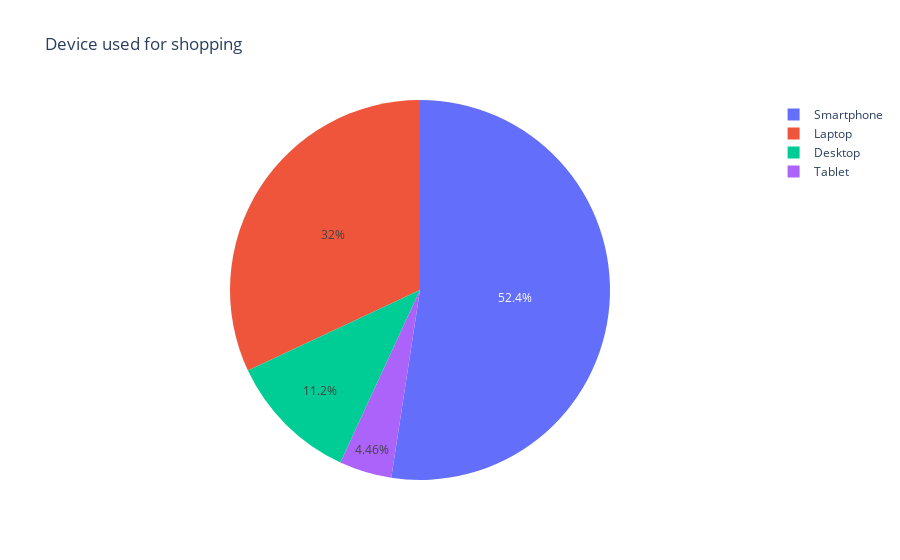

The cell this chart's notebook holds for it:
### Code cell
#Analysis of customers devise usage for online shopping:
plt.figure(figsize = (18,6))
sns.countplot(x ='8Whichdevicedoyouusetoaccesstheonlineshopping?', data = data)
plt.title('Analysis of Customer according device used ')
plt.show()
fig = px.pie(data, names='8Whichdevicedoyouusetoaccesstheonlineshopping?', title='Device used for shopping')
fig.show()

### Figure 1 — Plotly figure (JSON) as saved in the notebook; plotly's stock layout.template omitted (floating-point values rounded to 4 significant figures; data arrays with more than 128 entries replaced by an {"elided": "..."} marker saying what was removed)
{"data": [{"domain": {"x": [0, 1], "y": [0, 1]}, "hovertemplate": "8Whichdevicedoyouusetoaccesstheonlineshopping?=%{label}<extra></extra>", "labels": {"elided": "269 str values"}, "legendgroup": "", "name": "", "showlegend": true, "type": "pie"}], "layout": {"legend": {"tracegroupgap": 0}, "title": {"text": "Device used for shopping"}}}
